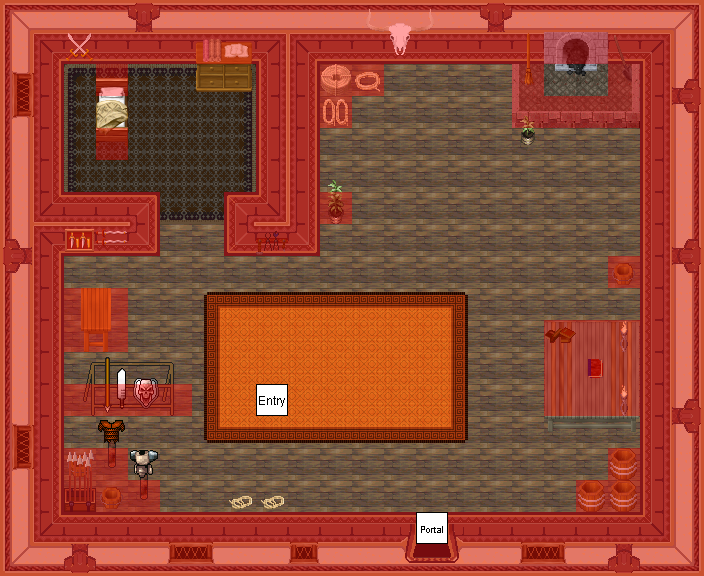

This is a level from a 2D game, rendered from its Tiled map with the project's own tilesets. A one-line summary and the map file follow, with tile-layer data summarised:
An orthogonal 22x18 tile map with 32x32 px tiles, 7 tile layers (0_floor, 1_terrain, 2_object, 3_roof, ...), 1 hidden layer not drawn, 32 tilesets.

<map version="1.0" orientation="orthogonal" renderorder="right-down" width="22" height="18" tilewidth="32" tileheight="32" nextobjectid="1">
 <tileset firstgid="1" name="../../tileset/building/decoration/fireplace_2.png" tilewidth="32" tileheight="32" tilecount="9" columns="3">
  <image source="../../tileset/building/decoration/fireplace_2.png" width="96" height="96" />
 </tileset>
 <tileset firstgid="10" name="../../tileset/furniture/table/grey_fancy.png" tilewidth="32" tileheight="32" tilecount="9" columns="3">
  <image source="../../tileset/furniture/table/grey_fancy.png" width="96" height="96" />
 </tileset>
 <tileset firstgid="19" name="../../tileset/furniture/table/grey_plain.png" tilewidth="32" tileheight="32" tilecount="9" columns="3">
  <image source="../../tileset/furniture/table/grey_plain.png" width="96" height="96" />
 </tileset>
 <tileset firstgid="28" name="../../tileset/furniture/other/stick.png" tilewidth="32" tileheight="32" tilecount="2" columns="1">
  <image source="../../tileset/furniture/other/stick.png" width="32" height="64" />
 </tileset>
 <tileset firstgid="30" name="../../tileset/item/armor/armor.png" tilewidth="32" tileheight="32" tilecount="4" columns="4">
  <image source="../../tileset/item/armor/armor.png" width="128" height="32" />
 </tileset>
 <tileset firstgid="34" name="../../tileset/logic/portal.png" tilewidth="32" tileheight="32" tilecount="7" columns="7">
  <image source="../../tileset/logic/portal.png" width="224" height="32" />
 </tileset>
 <tileset firstgid="41" name="../../tileset/logic/collision.png" tilewidth="32" tileheight="32" tilecount="1" columns="1">
  <image source="../../tileset/logic/collision.png" width="32" height="32" />
 </tileset>
 <tileset firstgid="42" name="../../tileset/building/wall/int_wall_dark_red.png" tilewidth="32" tileheight="32" tilecount="16" columns="4">
  <image source="../../tileset/building/wall/int_wall_dark_red.png" width="128" height="128" />
 </tileset>
 <tileset firstgid="58" name="../../tileset/building/wall/int_wall_dark_red_corners.png" tilewidth="32" tileheight="32" tilecount="16" columns="4">
  <image source="../../tileset/building/wall/int_wall_dark_red_corners.png" width="128" height="128" />
 </tileset>
 <tileset firstgid="74" name="../../tileset/building/entrance/dark_red_ns.png" tilewidth="32" tileheight="32" tilecount="12" columns="3">
  <image source="../../tileset/building/entrance/dark_red_ns.png" width="96" height="128" />
 </tileset>
 <tileset firstgid="86" name="../../tileset/building/window/int_windows_dark_red.png" tilewidth="32" tileheight="32" tilecount="16" columns="4">
  <image source="../../tileset/building/window/int_windows_dark_red.png" width="128" height="128" />
 </tileset>
 <tileset firstgid="102" name="tools" tilewidth="32" tileheight="32" tilecount="9" columns="3">
  <image source="../../tileset/item/tools.png" width="96" height="96" />
 </tileset>
 <tileset firstgid="111" name="weapons" tilewidth="32" tileheight="32" tilecount="16" columns="4">
  <image source="../../tileset/item/armor/weapons_for_walls.png" width="128" height="128" />
 </tileset>
 <tileset firstgid="127" name="copper table" tilewidth="32" tileheight="32" tilecount="15" columns="3">
  <image source="../../tileset/furniture/table/table_copper.png" width="96" height="160" />
 </tileset>
 <tileset firstgid="142" name="ropes" tilewidth="32" tileheight="32" tilecount="4" columns="2">
  <image source="../../tileset/item/ropes.png" width="64" height="64" />
 </tileset>
 <tileset firstgid="146" name="tiles" tilewidth="32" tileheight="32" tilecount="9" columns="3">
  <image source="../../tileset/ground/indoor/floor_tiles.png" width="96" height="96" />
 </tileset>
 <tileset firstgid="155" name="barrel" tilewidth="32" tileheight="32" tilecount="2" columns="1">
  <image source="../../tileset/item/pot/barrel.png" width="32" height="64" />
 </tileset>
 <tileset firstgid="157" name="wall" tilewidth="32" tileheight="32" tilecount="8" columns="2">
  <image source="../../tileset/building/wall/int_wall_dark_red_corners_2.png" width="64" height="128" />
 </tileset>
 <tileset firstgid="165" name="shelf" tilewidth="32" tileheight="32" tilecount="8" columns="2">
  <image source="../../tileset/furniture/shelve/small_shelf.png" width="64" height="128" />
 </tileset>
 <tileset firstgid="173" name="fire" tilewidth="32" tileheight="32" tilecount="4" columns="2">
  <image source="../../tileset/building/decoration/coal_fire.png" width="64" height="64" />
 </tileset>
 <tileset firstgid="177" name="rug" tilewidth="32" tileheight="32" tilecount="9" columns="3">
  <image source="../../tileset/furniture/carpet/brown_rug3.png" width="96" height="96" />
 </tileset>
 <tileset firstgid="186" name="light" tilewidth="32" tileheight="32" tilecount="8" columns="2">
  <image source="../../tileset/furniture/light/dark_torch.png" width="64" height="128" />
 </tileset>
 <tileset firstgid="194" name="skull" tilewidth="32" tileheight="32" tilecount="6" columns="3">
  <image source="../../tileset/building/decoration/longhorn_skull.png" width="96" height="64" />
 </tileset>
 <tileset firstgid="200" name="book" tilewidth="32" tileheight="32" tilecount="4" columns="2">
  <image source="../../tileset/item/documents/book.png" width="64" height="64" />
 </tileset>
 <tileset firstgid="204" name="weapons" tilewidth="32" tileheight="32" tilecount="2" columns="1">
  <image source="../../tileset/item/weapon/box_of_weapons.png" width="32" height="64" />
 </tileset>
 <tileset firstgid="206" name="plants" tilewidth="32" tileheight="32" tilecount="6" columns="3">
  <image source="../../tileset/plant/indoor/potted_plants1.png" width="96" height="64" />
 </tileset>
 <tileset firstgid="212" name="weapons rack" tilewidth="32" tileheight="32" tilecount="18" columns="9">
  <image source="../../tileset/item/armor/weapons_rack.png" width="288" height="64" />
 </tileset>
 <tileset firstgid="230" name="rug" tilewidth="32" tileheight="32" tilecount="9" columns="3">
  <image source="../../tileset/furniture/carpet/orange.png" width="96" height="96" />
 </tileset>
 <tileset firstgid="239" name="windows" tilewidth="32" tileheight="32" tilecount="8" columns="4">
  <image source="../../tileset/building/window/int_small_windows_dark_red.png" width="128" height="64" />
 </tileset>
 <tileset firstgid="247" name="protection" tilewidth="32" tileheight="32" tilecount="2" columns="2">
  <image source="../../tileset/logic/protection.png" width="64" height="32" />
 </tileset>
 <tileset firstgid="249" name="books2" tilewidth="32" tileheight="32" tilecount="4" columns="2">
  <image source="../../tileset/item/documents/books2.png" width="64" height="64" />
 </tileset>
 <tileset firstgid="253" name="single_grey" tilewidth="32" tileheight="32" tilecount="9" columns="3">
  <image source="../../tileset/furniture/bed/single_grey.png" width="96" height="96" />
 </tileset>
 <layer name="0_floor" width="22" height="18">
  <data>[396 cells, 395 non-empty, 11 distinct tile ids]</data>
 </layer>
 <layer name="1_terrain" width="22" height="18">
  <data>[396 cells, 252 non-empty, 77 distinct tile ids]</data>
 </layer>
 <layer name="2_object" width="22" height="18">
  <data>[396 cells, 47 non-empty, 38 distinct tile ids]</data>
 </layer>
 <layer name="3_roof" width="22" height="18">
  <data>[396 cells, 12 non-empty, 11 distinct tile ids]</data>
 </layer>
 <layer name="4_roof_add" width="22" height="18">
  <data>[396 cells, 2 non-empty, 2 distinct tile ids]</data>
 </layer>
 <layer name="objects" width="22" height="18">
  <data>[396 cells, 2 non-empty, 2 distinct tile ids]</data>
 </layer>
 <layer name="collision" width="22" height="18" opacity="0.37">
  <data>[396 cells, 201 non-empty, 1 distinct tile ids]</data>
 </layer>
 <layer name="protection" width="22" height="18" visible="0" opacity="0.44">
  <data>[396 cells, 396 non-empty, 1 distinct tile ids]</data>
 </layer>
</map>
